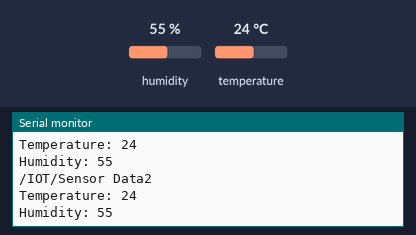
A sketch run on a simulated ESP32. Parts: the last lines printed to the serial monitor. Inputs (shaded band) come from the test bench; at power-on: humidity 55 %, temperature 24 °C. WiFi joins after 1.5 s; servers stay silent unless stated.

Above: at 2.7 s.
2.8 s: humidity set to 22 %
At 4.3 s:
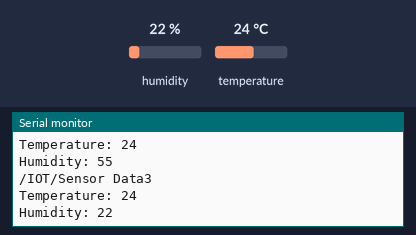
5.8 s: temperature set to 12 °C
At 7.1 s:
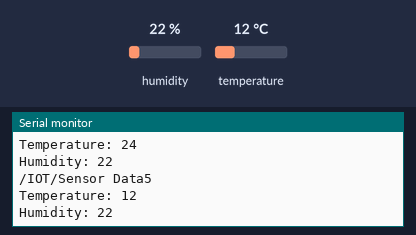
8.8 s: humidity set to 40 %
At 10.5 s:
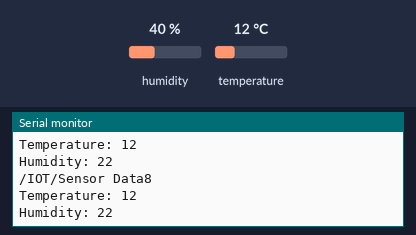
Timing chart, 0 to 12.0 s (numbered marks = the images above; inputs shaded):
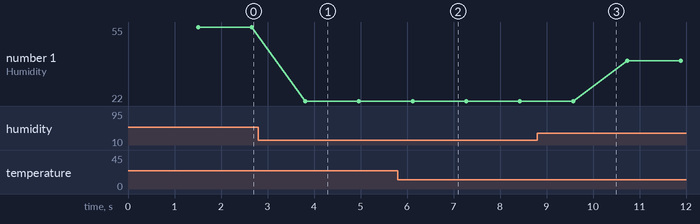

Measured:
- after the input at 2.8 s, the serial monitor: prints a new line after 1.0 s (image 1)
- after the input at 5.8 s, the serial monitor: prints a new line after 0.32 s (image 2)
- plotted number 1: 55 → 22 after the input at 2.8 s, 22 → 40 after the input at 8.8 s

The sketch:

Fire_Base_2.ino
```cpp
#include <WiFi.h>
#include <FirebaseESP32.h>
#include "DHT.h"

#define WIFI_SSID "EduBlock.co"
#define WIFI_PASSWORD "12345STEMClub"
#define FIREBASE_HOST "led-control-ce1b2.firebaseio.com"
#define FIREBASE_AUTH "NaODGSOCMYngnEJp258i8Crp2Lq0w07Kcg1QX69L"

RTC_DATA_ATTR int readingID = 0;


FirebaseJson  json2;
FirebaseData firebaseData;

#define DHTTYPE DHT22
#define DHTPIN 25
int Temperature;
int Humidity;
DHT dht(DHTPIN, DHTTYPE);

void Read_Temperature() {
  Temperature = dht.readTemperature();
  Serial.print("Temperature: ");
  Serial.println(Temperature);
}

void Read_Humidity() {
  Humidity = dht.readHumidity();
  Serial.print("Humidity: ");
  Serial.println(Humidity);
}

void setup() {
  Serial.begin(115200);
  Serial.println();
  Serial.println();
  dht.begin();

  WiFi.begin(WIFI_SSID, WIFI_PASSWORD);
  Serial.print("Connecting to Wi-Fi");
  while (WiFi.status() != WL_CONNECTED)
  {
    Serial.print(".");
    delay(300);
  }
  Serial.println();
  Serial.print("Connected with IP: ");
  Serial.println(WiFi.localIP());
  Serial.println();

  Firebase.begin(FIREBASE_HOST, FIREBASE_AUTH);
  Firebase.reconnectWiFi(true);

}

void loop() {


  readingID++;

  String ST_path_1 = "IOT";
  String ST_path_2 = "Sensor Data";
  String path2 = "/" + ST_path_1 + "/" + ST_path_2 + String(readingID);
  String path3 = "/IOT/Sensor Data";
  Serial.println(path2);
  Read_Temperature();
  Read_Humidity();
  json2.set("/Temperature", Temperature);
  json2.set("/Humidity", Humidity);
  Firebase.set(firebaseData, path2, json2);

  delay(1000);
}
```
